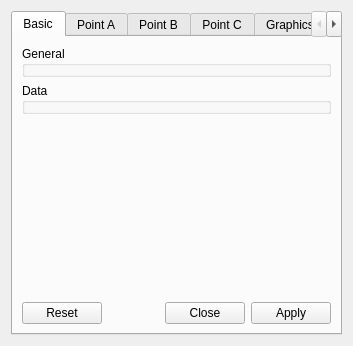
<?xml version="1.0" encoding="UTF-8"?>
<ui version="4.0">
 <class>AnglePropertyDesigner</class>
 <widget class="QWidget" name="AnglePropertyDesigner">
  <property name="geometry">
   <rect>
    <x>0</x>
    <y>0</y>
    <width>353</width>
    <height>346</height>
   </rect>
  </property>
  <property name="windowTitle">
   <string>Angle</string>
  </property>
  <property name="toolTip">
   <string/>
  </property>
  <layout class="QVBoxLayout" name="_2">
   <item>
    <widget class="QTabWidget" name="tabs">
     <property name="currentIndex">
      <number>0</number>
     </property>
     <widget class="QWidget" name="tab">
      <attribute name="title">
       <string>Basic</string>
      </attribute>
      <layout class="QVBoxLayout" name="verticalLayout_2">
       <item>
        <widget class="QGroupBox" name="generalGB">
         <property name="title">
          <string>General</string>
         </property>
        </widget>
       </item>
       <item>
        <widget class="QGroupBox" name="dataGB">
         <property name="title">
          <string>Data</string>
         </property>
        </widget>
       </item>
       <item>
        <spacer name="verticalSpacer">
         <property name="orientation">
          <enum>Qt::Vertical</enum>
         </property>
         <property name="sizeHint" stdset="0">
          <size>
           <width>20</width>
           <height>40</height>
          </size>
         </property>
        </spacer>
       </item>
       <item>
        <widget class="QDialogButtonBox" name="buttonBox1">
         <property name="standardButtons">
          <set>QDialogButtonBox::Apply|QDialogButtonBox::Close|QDialogButtonBox::Reset</set>
         </property>
        </widget>
       </item>
      </layout>
     </widget>
     <widget class="QWidget" name="pointATab">
      <attribute name="title">
       <string>Point A</string>
      </attribute>
     </widget>
     <widget class="QWidget" name="pointBTab">
      <attribute name="title">
       <string>Point B</string>
      </attribute>
     </widget>
     <widget class="QWidget" name="pointCTab">
      <attribute name="title">
       <string>Point C</string>
      </attribute>
     </widget>
     <widget class="QWidget" name="graphicsTab">
      <attribute name="title">
       <string>Graphics</string>
      </attribute>
      <layout class="QVBoxLayout" name="verticalLayout">
       <item>
        <widget class="QWidget" name="graphicsW" native="true"/>
       </item>
       <item>
        <widget class="QDialogButtonBox" name="buttonBox2">
         <property name="standardButtons">
          <set>QDialogButtonBox::Apply|QDialogButtonBox::Close|QDialogButtonBox::Reset</set>
         </property>
        </widget>
       </item>
      </layout>
     </widget>
     <widget class="QWidget" name="refByTab">
      <attribute name="title">
       <string>Referenced by</string>
      </attribute>
     </widget>
    </widget>
   </item>
  </layout>
 </widget>
 <resources/>
 <connections/>
</ui>
